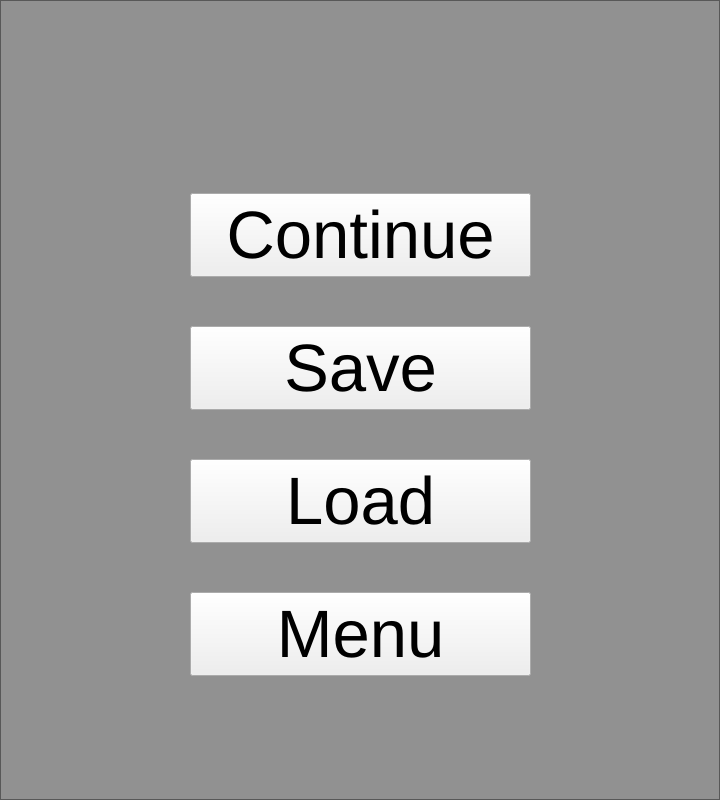
<?xml version="1.0" encoding="UTF-8"?>
<ui version="4.0">
 <class>PauseWidget</class>
 <widget class="QWidget" name="PauseWidget">
  <property name="geometry">
   <rect>
    <x>0</x>
    <y>0</y>
    <width>720</width>
    <height>800</height>
   </rect>
  </property>
  <property name="windowTitle">
   <string>Form</string>
  </property>
  <property name="styleSheet">
   <string notr="true"/>
  </property>
  <widget class="QGraphicsView" name="graphicsView">
   <property name="geometry">
    <rect>
     <x>0</x>
     <y>0</y>
     <width>720</width>
     <height>800</height>
    </rect>
   </property>
   <property name="styleSheet">
    <string notr="true">background-color: rgba(0, 0, 0, 100);</string>
   </property>
  </widget>
  <widget class="QWidget" name="verticalLayoutWidget">
   <property name="geometry">
    <rect>
     <x>190</x>
     <y>150</y>
     <width>341</width>
     <height>571</height>
    </rect>
   </property>
   <property name="font">
    <font>
     <pointsize>50</pointsize>
    </font>
   </property>
   <layout class="QVBoxLayout" name="verticalLayout">
    <item>
     <widget class="QPushButton" name="continueButton">
      <property name="font">
       <font>
        <pointsize>50</pointsize>
       </font>
      </property>
      <property name="styleSheet">
       <string notr="true">border-image: url(:/res/Button.png);</string>
      </property>
      <property name="text">
       <string>Continue</string>
      </property>
     </widget>
    </item>
    <item>
     <widget class="QPushButton" name="saveButton">
      <property name="font">
       <font>
        <pointsize>50</pointsize>
       </font>
      </property>
      <property name="styleSheet">
       <string notr="true">border-image: url(:/res/Button.png);</string>
      </property>
      <property name="text">
       <string>Save</string>
      </property>
     </widget>
    </item>
    <item>
     <widget class="QPushButton" name="loadButton">
      <property name="font">
       <font>
        <pointsize>50</pointsize>
       </font>
      </property>
      <property name="styleSheet">
       <string notr="true">border-image: url(:/res/Button.png);</string>
      </property>
      <property name="text">
       <string>Load</string>
      </property>
     </widget>
    </item>
    <item>
     <widget class="QPushButton" name="exitButton">
      <property name="font">
       <font>
        <pointsize>50</pointsize>
       </font>
      </property>
      <property name="styleSheet">
       <string notr="true">border-image: url(:/res/Button.png);</string>
      </property>
      <property name="text">
       <string>Menu</string>
      </property>
     </widget>
    </item>
   </layout>
  </widget>
 </widget>
 <resources/>
 <connections/>
</ui>
